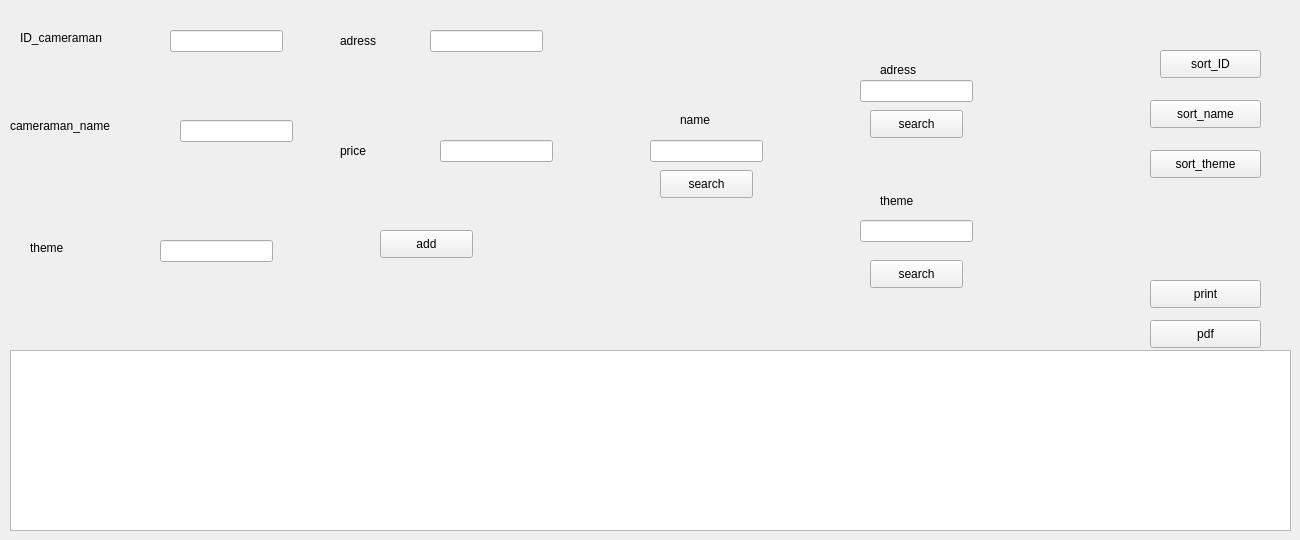
     <widget class="QWidget" name="tab_13">
      <attribute name="title">
       <string>display_list</string>
      </attribute>
      <widget class="QTableView" name="table_cameraman">
       <property name="geometry">
        <rect>
         <x>10</x>
         <y>350</y>
         <width>1281</width>
         <height>181</height>
        </rect>
       </property>
      </widget>
      <widget class="QPushButton" name="pushButton_sortID">
       <property name="geometry">
        <rect>
         <x>1160</x>
         <y>50</y>
         <width>101</width>
         <height>28</height>
        </rect>
       </property>
       <property name="text">
        <string>sort_ID</string>
       </property>
      </widget>
      <widget class="QPushButton" name="pushButton_sortname">
       <property name="geometry">
        <rect>
         <x>1150</x>
         <y>100</y>
         <width>111</width>
         <height>28</height>
        </rect>
       </property>
       <property name="text">
        <string>sort_name</string>
       </property>
      </widget>
      <widget class="QPushButton" name="pushButton_sorttheme">
       <property name="geometry">
        <rect>
         <x>1150</x>
         <y>150</y>
         <width>111</width>
         <height>28</height>
        </rect>
       </property>
       <property name="text">
        <string>sort_theme</string>
       </property>
      </widget>
      <widget class="QPushButton" name="pushButton_themesearch">
       <property name="geometry">
        <rect>
         <x>870</x>
         <y>260</y>
         <width>93</width>
         <height>28</height>
        </rect>
       </property>
       <property name="text">
        <string>search</string>
       </property>
      </widget>
      <widget class="QPushButton" name="pushButton_namesearch">
       <property name="geometry">
        <rect>
         <x>660</x>
         <y>170</y>
         <width>93</width>
         <height>28</height>
        </rect>
       </property>
       <property name="text">
        <string>search</string>
       </property>
      </widget>
      <widget class="QPushButton" name="pushButton_adresssearch">
       <property name="geometry">
        <rect>
         <x>870</x>
         <y>110</y>
         <width>93</width>
         <height>28</height>
        </rect>
       </property>
       <property name="text">
        <string>search</string>
       </property>
      </widget>
      <widget class="QPushButton" name="pushButton_pront">
       <property name="geometry">
        <rect>
         <x>1150</x>
         <y>280</y>
         <width>111</width>
         <height>28</height>
        </rect>
       </property>
       <property name="text">
        <string>print</string>
       </property>
      </widget>
      <widget class="QPushButton" name="pushButton_pdf">
       <property name="geometry">
        <rect>
         <x>1150</x>
         <y>320</y>
         <width>111</width>
         <height>28</height>
        </rect>
       </property>
       <property name="text">
        <string>pdf</string>
       </property>
      </widget>
      <widget class="QLineEdit" name="lineEdit_searchtheme1">
       <property name="geometry">
        <rect>
         <x>860</x>
         <y>220</y>
         <width>113</width>
         <height>22</height>
        </rect>
       </property>
      </widget>
      <widget class="QLineEdit" name="lineEdit_searchname1">
       <property name="geometry">
        <rect>
         <x>650</x>
         <y>140</y>
         <width>113</width>
         <height>22</height>
        </rect>
       </property>
      </widget>
      <widget class="QLineEdit" name="lineEdit_searchadress1">
       <property name="geometry">
        <rect>
         <x>860</x>
         <y>80</y>
         <width>113</width>
         <height>22</height>
        </rect>
       </property>
      </widget>
      <widget class="QLabel" name="label_37">
       <property name="geometry">
        <rect>
         <x>880</x>
         <y>190</y>
         <width>61</width>
         <height>21</height>
        </rect>
       </property>
       <property name="text">
        <string>theme</string>
       </property>
      </widget>
      <widget class="QLabel" name="label_38">
       <property name="geometry">
        <rect>
         <x>680</x>
         <y>110</y>
         <width>71</width>
         <height>20</height>
        </rect>
       </property>
       <property name="text">
        <string>name</string>
       </property>
      </widget>
      <widget class="QLabel" name="label_39">
       <property name="geometry">
        <rect>
         <x>880</x>
         <y>60</y>
         <width>71</width>
         <height>20</height>
        </rect>
       </property>
       <property name="text">
        <string>adress</string>
       </property>
      </widget>
      <widget class="QLineEdit" name="lineEdit_nomcam">
       <property name="geometry">
        <rect>
         <x>180</x>
         <y>120</y>
         <width>113</width>
         <height>22</height>
        </rect>
       </property>
      </widget>
      <widget class="QLineEdit" name="lineEdit_IDcam">
       <property name="geometry">
        <rect>
         <x>170</x>
         <y>30</y>
         <width>113</width>
         <height>22</height>
        </rect>
       </property>
      </widget>
      <widget class="QLineEdit" name="lineEdit_adresscam">
       <property name="geometry">
        <rect>
         <x>430</x>
         <y>30</y>
         <width>113</width>
         <height>22</height>
        </rect>
       </property>
      </widget>
      <widget class="QLineEdit" name="lineEdit_themecam">
       <property name="geometry">
        <rect>
         <x>160</x>
         <y>240</y>
         <width>113</width>
         <height>22</height>
        </rect>
       </property>
      </widget>
      <widget class="QLineEdit" name="lineEdit_pricecam">
       <property name="geometry">
        <rect>
         <x>440</x>
         <y>140</y>
         <width>113</width>
         <height>22</height>
        </rect>
       </property>
      </widget>
      <widget class="QLabel" name="label_36">
       <property name="geometry">
        <rect>
         <x>340</x>
         <y>140</y>
         <width>71</width>
         <height>21</height>
        </rect>
       </property>
       <property name="text">
        <string>price</string>
       </property>
      </widget>
      <widget class="QLabel" name="label_32">
       <property name="geometry">
        <rect>
         <x>20</x>
         <y>30</y>
         <width>131</width>
         <height>16</height>
        </rect>
       </property>
       <property name="text">
        <string>ID_cameraman</string>
       </property>
      </widget>
      <widget class="QLabel" name="label_33">
       <property name="geometry">
        <rect>
         <x>10</x>
         <y>110</y>
         <width>161</width>
         <height>31</height>
        </rect>
       </property>
       <property name="text">
        <string>cameraman_name</string>
       </property>
      </widget>
      <widget class="QLabel" name="label_35">
       <property name="geometry">
        <rect>
         <x>340</x>
         <y>30</y>
         <width>56</width>
         <height>21</height>
        </rect>
       </property>
       <property name="text">
        <string>adress</string>
       </property>
      </widget>
      <widget class="QLabel" name="label_34">
       <property name="geometry">
        <rect>
         <x>30</x>
         <y>240</y>
         <width>81</width>
         <height>16</height>
        </rect>
       </property>
       <property name="text">
        <string>theme</string>
       </property>
      </widget>
      <widget class="QPushButton" name="pushButton_add">
       <property name="geometry">
        <rect>
         <x>380</x>
         <y>230</y>
         <width>93</width>
         <height>28</height>
        </rect>
       </property>
       <property name="text">
        <string>add</string>
       </property>
      </widget>
     </widget>
